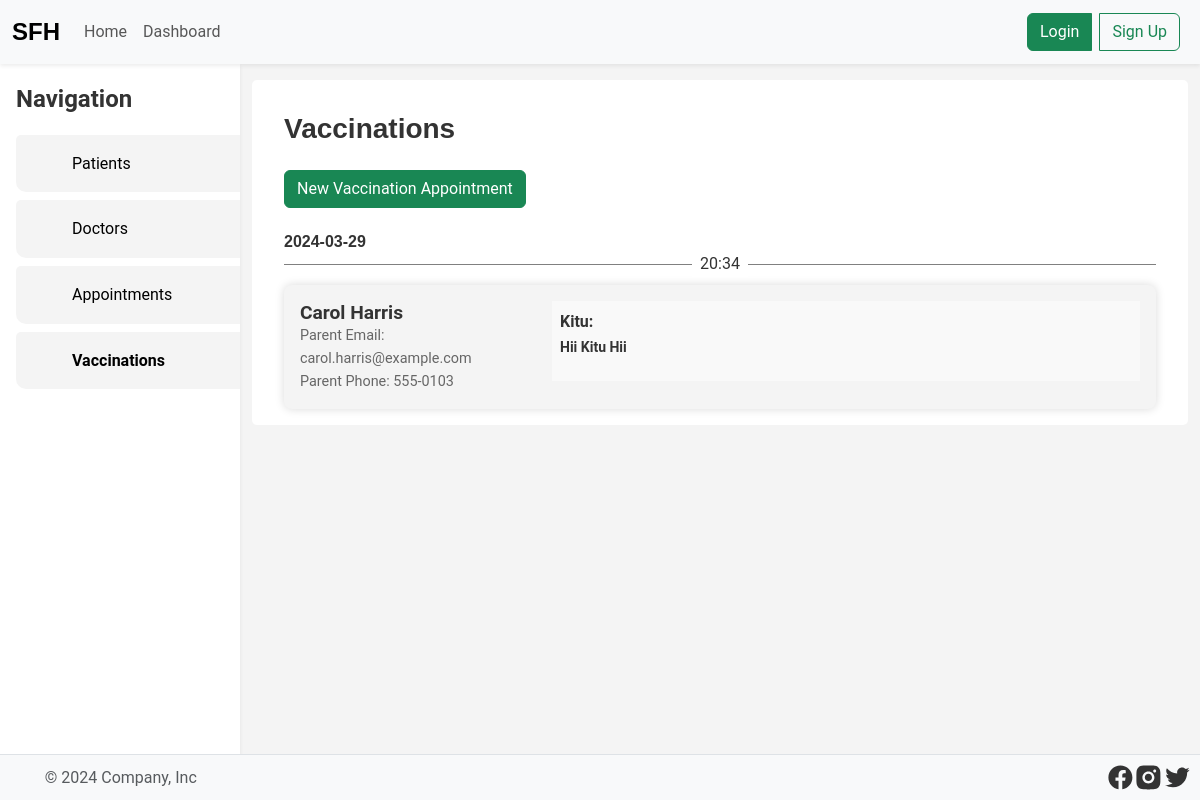
The app's page /vaccinations.php, older data.
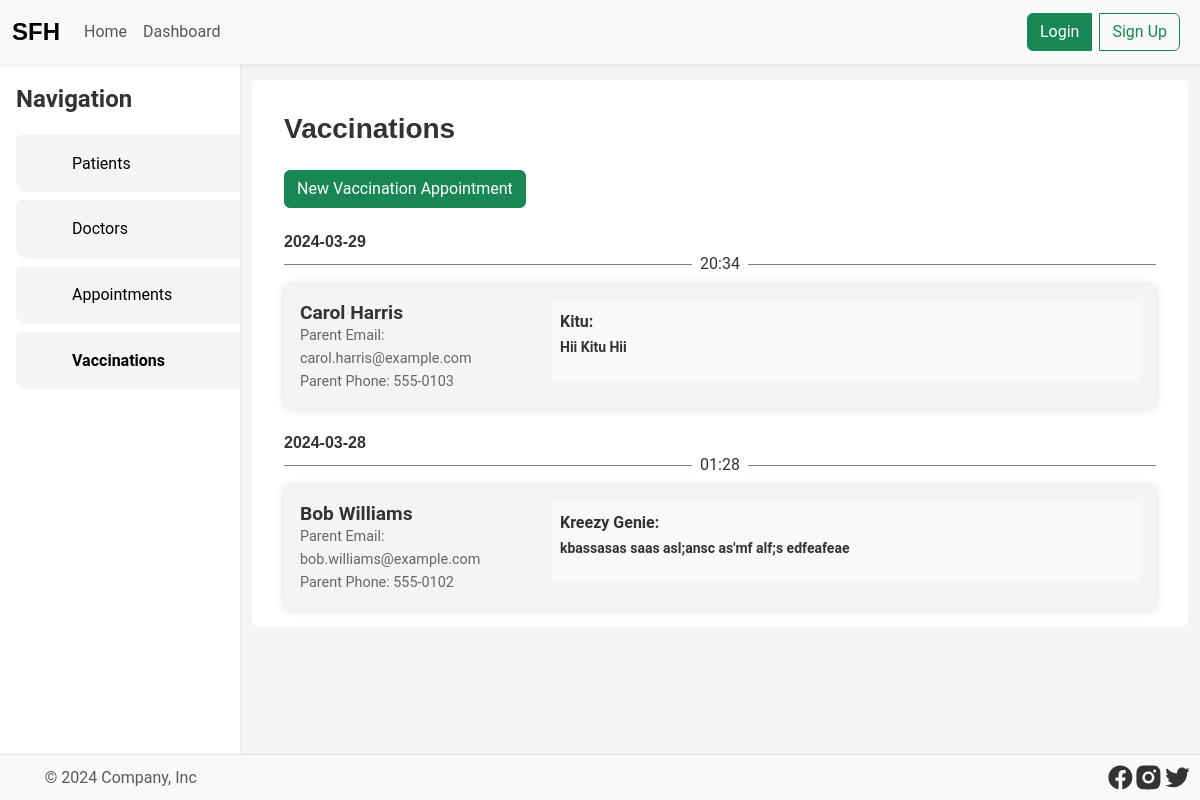
The same page, newer data.
### tables this page shows
CREATE TABLE vaccinations
(
    id         integer   not null primary key,
    kid_id     integer   not null,
    date       date      not null,
    time       time      not null,
    vaccine_id integer   not null,
    is_done    boolean   not null default false,
    created_at timestamp not null default current_timestamp,
    updated_at timestamp not null default current_timestamp,
    foreign key (kid_id) references kids (id) on delete cascade on update cascade
);

CREATE TABLE vaccines
(
    id          integer      not null primary key,
    name        varchar(255) not null,
    description text,
    created_at  timestamp    not null default current_timestamp,
    updated_at  timestamp    not null default current_timestamp
);

### db/DB.php (called while the page is built, shortened)
<?php
class Row
{
    private $row = null;
    public function __construct($row)
    {
        $this->row = $row;
    }
    function get($key)
    {
        return $this->row[$key];
    }
    public function has($key): bool
    {
        return isset($this->row[$key]);
    }
}
class Result
{
    private $result = null;
    public function __construct(array $result)
    {
        $this->result = $result;
    }
    function at($index): ?Row
    {
        return new Row($this->result[$index]);
    }
    function first(): ?Row
    {
        return $this->at(0);
    }
    public function groupBy($key): array
    {
        $grouped = [];
        foreach ($this->result as $rowArray) {
            $row = new Row($rowArray);
            if ($row->has($key)) {
                $groupedValue = $row->get($key);
                if (!isset($grouped[$groupedValue])) {
                    $grouped[$groupedValue] = [];
                }
                $grouped[$groupedValue][] = $rowArray;
            }
        }
        return $grouped;
    }
}
class DB
{
    private $db;
    function __construct($location)
    {
        try {
            $this->db = new PDO("sqlite:$location");
            $this->db->setAttribute(PDO::ATTR_ERRMODE, PDO::ERRMODE_EXCEPTION);
        } catch (PDOException $e) {
            throw new Exception($e->getMessage());
        }
    }
    function query(string $sql, ...$params): array
    {
        try {
            if (count($params) > 0) {
                $stmt = $this->db->prepare($sql);
                $placeholderCount = substr_count($sql, '?');
                $stmt->execute($params);
                return [new Result($stmt->fetchAll()), null];
            } else {
                $result = $this->db->query($sql);
                return [new Result($result->fetchAll()), null];
            }
        } catch (Exception $e) {
            return [null, $e->getMessage()];
        }
    }
}
$db = new DB("./db/db.sqlite");

### vaccinations.php (the view, shortened to what this page needs)
<!Doctype html>
<html lang="en">
<?php include 'partials/head.php'; ?>
<body>
<?php include 'partials/header.php' ?>
<?php global $errors, $db, $mail,
             $successes; ?>
<?php
function getVaccine($id)
{
    global $errors, $db;
    [$result, $error] = $db->query("SELECT * FROM vaccines WHERE id = ?", $id);
    return $result->first();
}
function getAllVaccinations()
{
    global $errors, $db;
    [$result, $error] = $db->query("SELECT * FROM vaccinations");
    return $result->groupBy('date');
}
function getPatientDetails($kid_id)
{
    global $errors, $db;
    [$result, $error] = $db->query("SELECT kids.id, kids.name, kids.dob, parents.name, parents.email, parents.phone FROM kids JOIN parents ON kids.parent_id = parents.id WHERE kids.id = ?", $kid_id);
    return $result->first();
}
if ($_SERVER['REQUEST_METHOD'] === 'GET') {
    $vaccines = getAllVaccinations();
}
?>
<main class="d-flex">
    <?php include 'partials/aside.php'; ?>
    <div class="container w-100">
        <?php if (isset($vaccines)) { ?>
            <div class="wrapper">
                <h3 class="heading mt-3 mt-0">Vaccinations</h3>
                <a class="btn btn-success mt-3" href="./vaccination_add.php">New Vaccination Appointment</a>
                <?php foreach ($vaccines as $date => $vaccinations) { ?>
                    <h3 class="heading date mt-4"><span><?php echo $date ?></span></h3>
                    <div class="appointments">
                        <?php foreach ($vaccinations as $vaccine) { ?>
                            <?php $kid = getPatientDetails($vaccine['kid_id']); ?>
                            <div class="w-100 h-100 position-relative">
                                <div class="hr"><span><?php echo $vaccine['time'] ?></span></div>
                            </div>
                            <div class="appointment">
                                <div class="appointment-details">
                                    <h4><?php echo $kid->get('name') ?></h4>
                                    <small class="email">Parent Email: <?php echo $kid->get('email') ?></small>
                                    <small class="phone">Parent Phone: <?php echo $kid->get('phone') ?></small>
                                </div>
                                <div class="reason">
                                    <span class="fw-bold"><?php echo getVaccine($vaccine['vaccine_id'])->get('name') ?>:</span><br>
                                    <small class="fw-bold"><?php echo getVaccine($vaccine['vaccine_id'])->get('description') ?></small><br>
                                </div>
                            </div>
                        <?php } ?>
                    </div>
                <?php } ?>
            </div>
        <?php } else { ?>
            <a class="btn btn-success mt-3" href="./vaccination_add.php">New Vaccination Appointment</a>
            <div class="alert alert-info mt-2">No vaccinations found</div>
        <?php } ?>
    </div>
</main>
<?php include 'partials/footer.php'; ?>
</body>
</html>

Row changes from the older to the newer data that the page shows:
added vaccinations: time "01:28", get "Bob Williams", get "bob.williams@example.com", get "555-0102", vaccine.name "Kreezy Genie", vaccine.description "kbassasas saas asl;ansc as'mf alf;s edfeafeae", shown under "2024-03-28"
Text that changed along with them:
new list line: "2024-03-28"
